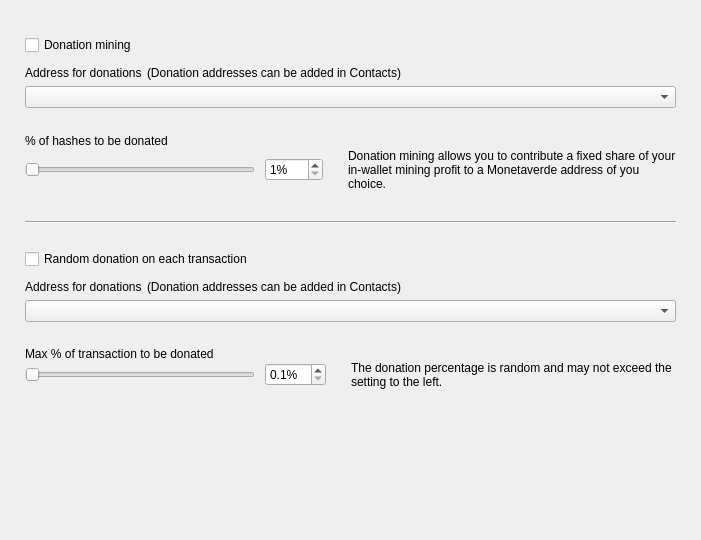
<?xml version="1.0" encoding="UTF-8"?>
<ui version="4.0">
 <class>DonationOptionsFrame</class>
 <widget class="QFrame" name="DonationOptionsFrame">
  <property name="geometry">
   <rect>
    <x>0</x>
    <y>0</y>
    <width>701</width>
    <height>540</height>
   </rect>
  </property>
  <property name="windowTitle">
   <string>Frame</string>
  </property>
  <property name="frameShape">
   <enum>QFrame::NoFrame</enum>
  </property>
  <property name="frameShadow">
   <enum>QFrame::Raised</enum>
  </property>
  <layout class="QVBoxLayout" name="verticalLayout">
   <property name="spacing">
    <number>10</number>
   </property>
   <property name="leftMargin">
    <number>25</number>
   </property>
   <property name="topMargin">
    <number>35</number>
   </property>
   <property name="rightMargin">
    <number>25</number>
   </property>
   <property name="bottomMargin">
    <number>0</number>
   </property>
   <item>
    <widget class="QCheckBox" name="m_enableDonationMiningCheck">
     <property name="text">
      <string>Donation mining</string>
     </property>
    </widget>
   </item>
   <item>
    <widget class="QFrame" name="m_donationMiningFrame">
     <property name="frameShape">
      <enum>QFrame::NoFrame</enum>
     </property>
     <property name="frameShadow">
      <enum>QFrame::Raised</enum>
     </property>
     <layout class="QGridLayout" name="gridLayout" columnstretch="1,0,0,1">
      <property name="leftMargin">
       <number>0</number>
      </property>
      <property name="topMargin">
       <number>0</number>
      </property>
      <property name="rightMargin">
       <number>0</number>
      </property>
      <property name="bottomMargin">
       <number>0</number>
      </property>
      <property name="horizontalSpacing">
       <number>10</number>
      </property>
      <property name="verticalSpacing">
       <number>0</number>
      </property>
      <item row="2" column="0" colspan="4">
       <widget class="QComboBox" name="m_donationMiningAddressCombo"/>
      </item>
      <item row="3" column="0" colspan="4">
       <spacer name="verticalSpacer_2">
        <property name="orientation">
         <enum>Qt::Vertical</enum>
        </property>
        <property name="sizeType">
         <enum>QSizePolicy::Fixed</enum>
        </property>
        <property name="sizeHint" stdset="0">
         <size>
          <width>20</width>
          <height>25</height>
         </size>
        </property>
       </spacer>
      </item>
      <item row="4" column="0" colspan="4">
       <widget class="WalletGui::WalletNormalBlackTextLabel" name="label_2">
        <property name="minimumSize">
         <size>
          <width>0</width>
          <height>16</height>
         </size>
        </property>
        <property name="text">
         <string>% of hashes to be donated</string>
        </property>
        <property name="indent">
         <number>0</number>
        </property>
       </widget>
      </item>
      <item row="5" column="1">
       <widget class="QSpinBox" name="m_donationMiningAmountSpin">
        <property name="suffix">
         <string>%</string>
        </property>
        <property name="minimum">
         <number>1</number>
        </property>
        <property name="maximum">
         <number>100</number>
        </property>
       </widget>
      </item>
      <item row="5" column="0">
       <widget class="QSlider" name="m_donationMiningAmountSlider">
        <property name="maximumSize">
         <size>
          <width>230</width>
          <height>16777215</height>
         </size>
        </property>
        <property name="minimum">
         <number>1</number>
        </property>
        <property name="maximum">
         <number>100</number>
        </property>
        <property name="orientation">
         <enum>Qt::Horizontal</enum>
        </property>
       </widget>
      </item>
      <item row="5" column="2">
       <spacer name="horizontalSpacer">
        <property name="orientation">
         <enum>Qt::Horizontal</enum>
        </property>
        <property name="sizeType">
         <enum>QSizePolicy::Fixed</enum>
        </property>
        <property name="sizeHint" stdset="0">
         <size>
          <width>5</width>
          <height>20</height>
         </size>
        </property>
       </spacer>
      </item>
      <item row="5" column="3" alignment="Qt::AlignVCenter">
       <widget class="WalletGui::WalletSmallGrayTextLabel" name="m_donationMiningCommentLabel">
        <property name="minimumSize">
         <size>
          <width>0</width>
          <height>32</height>
         </size>
        </property>
        <property name="text">
         <string>Donation mining allows you to contribute a fixed share of your in-wallet mining profit to a Monetaverde address of you choice.</string>
        </property>
        <property name="wordWrap">
         <bool>true</bool>
        </property>
        <property name="indent">
         <number>0</number>
        </property>
       </widget>
      </item>
      <item row="1" column="0" colspan="4">
       <spacer name="verticalSpacer_6">
        <property name="orientation">
         <enum>Qt::Vertical</enum>
        </property>
        <property name="sizeType">
         <enum>QSizePolicy::Fixed</enum>
        </property>
        <property name="sizeHint" stdset="0">
         <size>
          <width>20</width>
          <height>5</height>
         </size>
        </property>
       </spacer>
      </item>
      <item row="0" column="0" colspan="4">
       <layout class="QHBoxLayout" name="horizontalLayout" stretch="0,1">
        <property name="spacing">
         <number>5</number>
        </property>
        <property name="leftMargin">
         <number>0</number>
        </property>
        <item>
         <widget class="WalletGui::WalletNormalBlackTextLabel" name="label">
          <property name="minimumSize">
           <size>
            <width>0</width>
            <height>16</height>
           </size>
          </property>
          <property name="text">
           <string>Address for donations</string>
          </property>
          <property name="indent">
           <number>0</number>
          </property>
         </widget>
        </item>
        <item>
         <widget class="WalletGui::WalletSmallGrayTextLabel" name="label_5">
          <property name="text">
           <string>(Donation addresses can be added in Contacts)</string>
          </property>
         </widget>
        </item>
       </layout>
      </item>
     </layout>
    </widget>
   </item>
   <item>
    <spacer name="verticalSpacer_3">
     <property name="orientation">
      <enum>Qt::Vertical</enum>
     </property>
     <property name="sizeType">
      <enum>QSizePolicy::Fixed</enum>
     </property>
     <property name="sizeHint" stdset="0">
      <size>
       <width>20</width>
       <height>20</height>
      </size>
     </property>
    </spacer>
   </item>
   <item>
    <widget class="Line" name="line">
     <property name="frameShadow">
      <enum>QFrame::Sunken</enum>
     </property>
     <property name="orientation">
      <enum>Qt::Horizontal</enum>
     </property>
    </widget>
   </item>
   <item>
    <spacer name="verticalSpacer_4">
     <property name="orientation">
      <enum>Qt::Vertical</enum>
     </property>
     <property name="sizeType">
      <enum>QSizePolicy::Fixed</enum>
     </property>
     <property name="sizeHint" stdset="0">
      <size>
       <width>20</width>
       <height>15</height>
      </size>
     </property>
    </spacer>
   </item>
   <item>
    <widget class="QCheckBox" name="m_enableDonationChangeCheck">
     <property name="text">
      <string>Random donation on each transaction</string>
     </property>
    </widget>
   </item>
   <item>
    <widget class="QFrame" name="m_donationChangeFrame">
     <property name="frameShape">
      <enum>QFrame::NoFrame</enum>
     </property>
     <property name="frameShadow">
      <enum>QFrame::Raised</enum>
     </property>
     <layout class="QGridLayout" name="gridLayout_2" columnstretch="1,0,0,1">
      <property name="leftMargin">
       <number>0</number>
      </property>
      <property name="topMargin">
       <number>0</number>
      </property>
      <property name="rightMargin">
       <number>0</number>
      </property>
      <property name="bottomMargin">
       <number>0</number>
      </property>
      <property name="horizontalSpacing">
       <number>10</number>
      </property>
      <property name="verticalSpacing">
       <number>0</number>
      </property>
      <item row="3" column="0" colspan="4">
       <spacer name="verticalSpacer_5">
        <property name="orientation">
         <enum>Qt::Vertical</enum>
        </property>
        <property name="sizeType">
         <enum>QSizePolicy::Fixed</enum>
        </property>
        <property name="sizeHint" stdset="0">
         <size>
          <width>20</width>
          <height>25</height>
         </size>
        </property>
       </spacer>
      </item>
      <item row="4" column="0" colspan="4">
       <widget class="WalletGui::WalletNormalBlackTextLabel" name="label_3">
        <property name="text">
         <string>Max % of transaction to be donated</string>
        </property>
        <property name="indent">
         <number>0</number>
        </property>
       </widget>
      </item>
      <item row="5" column="0">
       <widget class="QSlider" name="m_donationChangeAmountSlider">
        <property name="maximumSize">
         <size>
          <width>230</width>
          <height>16777215</height>
         </size>
        </property>
        <property name="minimum">
         <number>1</number>
        </property>
        <property name="maximum">
         <number>100</number>
        </property>
        <property name="orientation">
         <enum>Qt::Horizontal</enum>
        </property>
       </widget>
      </item>
      <item row="2" column="0" colspan="4">
       <widget class="QComboBox" name="m_donationChangeAddressCombo"/>
      </item>
      <item row="5" column="3" alignment="Qt::AlignVCenter">
       <widget class="WalletGui::WalletSmallGrayTextLabel" name="m_donationChangeCommentLabel">
        <property name="text">
         <string>The donation percentage is random and may not exceed the setting to the left.</string>
        </property>
        <property name="wordWrap">
         <bool>true</bool>
        </property>
        <property name="indent">
         <number>0</number>
        </property>
       </widget>
      </item>
      <item row="5" column="1">
       <widget class="QDoubleSpinBox" name="m_donationChangeAmountSpin">
        <property name="suffix">
         <string>%</string>
        </property>
        <property name="decimals">
         <number>1</number>
        </property>
        <property name="minimum">
         <double>0.100000000000000</double>
        </property>
        <property name="maximum">
         <double>10.000000000000000</double>
        </property>
        <property name="singleStep">
         <double>0.100000000000000</double>
        </property>
       </widget>
      </item>
      <item row="5" column="2">
       <spacer name="horizontalSpacer_2">
        <property name="orientation">
         <enum>Qt::Horizontal</enum>
        </property>
        <property name="sizeType">
         <enum>QSizePolicy::Fixed</enum>
        </property>
        <property name="sizeHint" stdset="0">
         <size>
          <width>5</width>
          <height>20</height>
         </size>
        </property>
       </spacer>
      </item>
      <item row="1" column="0" colspan="4">
       <spacer name="verticalSpacer_7">
        <property name="orientation">
         <enum>Qt::Vertical</enum>
        </property>
        <property name="sizeType">
         <enum>QSizePolicy::Fixed</enum>
        </property>
        <property name="sizeHint" stdset="0">
         <size>
          <width>20</width>
          <height>5</height>
         </size>
        </property>
       </spacer>
      </item>
      <item row="0" column="0" colspan="4">
       <layout class="QHBoxLayout" name="horizontalLayout_2" stretch="0,1">
        <property name="spacing">
         <number>5</number>
        </property>
        <property name="leftMargin">
         <number>0</number>
        </property>
        <item>
         <widget class="WalletGui::WalletNormalBlackTextLabel" name="label_4">
          <property name="minimumSize">
           <size>
            <width>0</width>
            <height>16</height>
           </size>
          </property>
          <property name="text">
           <string>Address for donations</string>
          </property>
          <property name="indent">
           <number>0</number>
          </property>
         </widget>
        </item>
        <item>
         <widget class="WalletGui::WalletSmallGrayTextLabel" name="label_6">
          <property name="text">
           <string>(Donation addresses can be added in Contacts)</string>
          </property>
         </widget>
        </item>
       </layout>
      </item>
     </layout>
    </widget>
   </item>
   <item>
    <spacer name="verticalSpacer">
     <property name="orientation">
      <enum>Qt::Vertical</enum>
     </property>
     <property name="sizeType">
      <enum>QSizePolicy::Expanding</enum>
     </property>
     <property name="sizeHint" stdset="0">
      <size>
       <width>20</width>
       <height>10</height>
      </size>
     </property>
    </spacer>
   </item>
  </layout>
 </widget>
 <customwidgets>
  <customwidget>
   <class>WalletGui::WalletSmallGrayTextLabel</class>
   <extends>QLabel</extends>
   <header>Gui/Common/WalletTextLabel.h</header>
  </customwidget>
  <customwidget>
   <class>WalletGui::WalletNormalBlackTextLabel</class>
   <extends>QLabel</extends>
   <header>Gui/Common/WalletTextLabel.h</header>
  </customwidget>
 </customwidgets>
 <resources/>
 <connections>
  <connection>
   <sender>m_enableDonationMiningCheck</sender>
   <signal>toggled(bool)</signal>
   <receiver>m_donationMiningFrame</receiver>
   <slot>setEnabled(bool)</slot>
   <hints>
    <hint type="sourcelabel">
     <x>353</x>
     <y>41</y>
    </hint>
    <hint type="destinationlabel">
     <x>350</x>
     <y>115</y>
    </hint>
   </hints>
  </connection>
  <connection>
   <sender>m_donationMiningAmountSlider</sender>
   <signal>valueChanged(int)</signal>
   <receiver>DonationOptionsFrame</receiver>
   <slot>donationMiningAmountChanged(int)</slot>
   <hints>
    <hint type="sourcelabel">
     <x>187</x>
     <y>155</y>
    </hint>
    <hint type="destinationlabel">
     <x>350</x>
     <y>269</y>
    </hint>
   </hints>
  </connection>
  <connection>
   <sender>m_donationMiningAmountSpin</sender>
   <signal>valueChanged(int)</signal>
   <receiver>DonationOptionsFrame</receiver>
   <slot>donationMiningAmountChanged(int)</slot>
   <hints>
    <hint type="sourcelabel">
     <x>391</x>
     <y>155</y>
    </hint>
    <hint type="destinationlabel">
     <x>350</x>
     <y>269</y>
    </hint>
   </hints>
  </connection>
  <connection>
   <sender>m_enableDonationChangeCheck</sender>
   <signal>toggled(bool)</signal>
   <receiver>m_donationChangeFrame</receiver>
   <slot>setEnabled(bool)</slot>
   <hints>
    <hint type="sourcelabel">
     <x>353</x>
     <y>237</y>
    </hint>
    <hint type="destinationlabel">
     <x>350</x>
     <y>328</y>
    </hint>
   </hints>
  </connection>
  <connection>
   <sender>m_donationChangeAmountSlider</sender>
   <signal>valueChanged(int)</signal>
   <receiver>DonationOptionsFrame</receiver>
   <slot>donationChangeAmountChanged(int)</slot>
   <hints>
    <hint type="sourcelabel">
     <x>187</x>
     <y>385</y>
    </hint>
    <hint type="destinationlabel">
     <x>350</x>
     <y>269</y>
    </hint>
   </hints>
  </connection>
  <connection>
   <sender>m_donationChangeAmountSpin</sender>
   <signal>valueChanged(double)</signal>
   <receiver>DonationOptionsFrame</receiver>
   <slot>donationChangeAmountChanged(double)</slot>
   <hints>
    <hint type="sourcelabel">
     <x>433</x>
     <y>353</y>
    </hint>
    <hint type="destinationlabel">
     <x>350</x>
     <y>269</y>
    </hint>
   </hints>
  </connection>
 </connections>
 <slots>
  <slot>donationMiningAmountChanged(int)</slot>
  <slot>donationChangeAmountChanged(int)</slot>
  <slot>donationChangeAmountChanged(double)</slot>
 </slots>
</ui>
